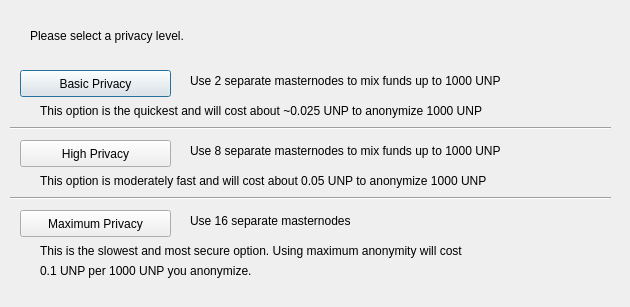
<?xml version="1.0" encoding="UTF-8"?>
<ui version="4.0">
 <class>DarksendConfig</class>
 <widget class="QDialog" name="DarksendConfig">
  <property name="geometry">
   <rect>
    <x>0</x>
    <y>0</y>
    <width>630</width>
    <height>307</height>
   </rect>
  </property>
  <property name="windowTitle">
   <string>Configure Darksend</string>
  </property>
  <widget class="QPushButton" name="buttonBasic">
   <property name="geometry">
    <rect>
     <x>20</x>
     <y>70</y>
     <width>151</width>
     <height>27</height>
    </rect>
   </property>
   <property name="text">
    <string>Basic Privacy</string>
   </property>
  </widget>
  <widget class="QPushButton" name="buttonHigh">
   <property name="geometry">
    <rect>
     <x>20</x>
     <y>140</y>
     <width>151</width>
     <height>27</height>
    </rect>
   </property>
   <property name="text">
    <string>High Privacy</string>
   </property>
  </widget>
  <widget class="QPushButton" name="buttonMax">
   <property name="geometry">
    <rect>
     <x>20</x>
     <y>210</y>
     <width>151</width>
     <height>27</height>
    </rect>
   </property>
   <property name="text">
    <string>Maximum Privacy</string>
   </property>
  </widget>
  <widget class="QLabel" name="label">
   <property name="geometry">
    <rect>
     <x>30</x>
     <y>20</y>
     <width>571</width>
     <height>31</height>
    </rect>
   </property>
   <property name="text">
    <string>Please select a privacy level.</string>
   </property>
  </widget>
  <widget class="QLabel" name="label_2">
   <property name="geometry">
    <rect>
     <x>190</x>
     <y>70</y>
     <width>421</width>
     <height>21</height>
    </rect>
   </property>
   <property name="text">
    <string>Use 2 separate masternodes to mix funds up to 1000 UNP</string>
   </property>
  </widget>
  <widget class="QLabel" name="label_3">
   <property name="geometry">
    <rect>
     <x>190</x>
     <y>140</y>
     <width>411</width>
     <height>21</height>
    </rect>
   </property>
   <property name="text">
    <string>Use 8 separate masternodes to mix funds up to 1000 UNP</string>
   </property>
  </widget>
  <widget class="QLabel" name="label_4">
   <property name="geometry">
    <rect>
     <x>190</x>
     <y>210</y>
     <width>421</width>
     <height>21</height>
    </rect>
   </property>
   <property name="text">
    <string>Use 16 separate masternodes</string>
   </property>
  </widget>
  <widget class="QLabel" name="label_6">
   <property name="geometry">
    <rect>
     <x>40</x>
     <y>100</y>
     <width>561</width>
     <height>21</height>
    </rect>
   </property>
   <property name="text">
    <string>This option is the quickest and will cost about ~0.025 UNP to anonymize 1000 UNP</string>
   </property>
  </widget>
  <widget class="QLabel" name="label_7">
   <property name="geometry">
    <rect>
     <x>40</x>
     <y>170</y>
     <width>561</width>
     <height>21</height>
    </rect>
   </property>
   <property name="text">
    <string>This option is moderately fast and will cost about 0.05 UNP to anonymize 1000 UNP</string>
   </property>
  </widget>
  <widget class="QLabel" name="label_8">
   <property name="geometry">
    <rect>
     <x>40</x>
     <y>240</y>
     <width>561</width>
     <height>21</height>
    </rect>
   </property>
   <property name="text">
    <string>This is the slowest and most secure option. Using maximum anonymity will cost</string>
   </property>
  </widget>
  <widget class="QLabel" name="label_9">
   <property name="geometry">
    <rect>
     <x>40</x>
     <y>260</y>
     <width>561</width>
     <height>21</height>
    </rect>
   </property>
   <property name="text">
    <string>0.1 UNP per 1000 UNP you anonymize.</string>
   </property>
  </widget>
  <widget class="Line" name="line">
   <property name="geometry">
    <rect>
     <x>10</x>
     <y>120</y>
     <width>601</width>
     <height>16</height>
    </rect>
   </property>
   <property name="orientation">
    <enum>Qt::Horizontal</enum>
   </property>
  </widget>
  <widget class="Line" name="line_2">
   <property name="geometry">
    <rect>
     <x>10</x>
     <y>190</y>
     <width>601</width>
     <height>16</height>
    </rect>
   </property>
   <property name="orientation">
    <enum>Qt::Horizontal</enum>
   </property>
  </widget>
 </widget>
 <resources/>
 <connections/>
</ui>
